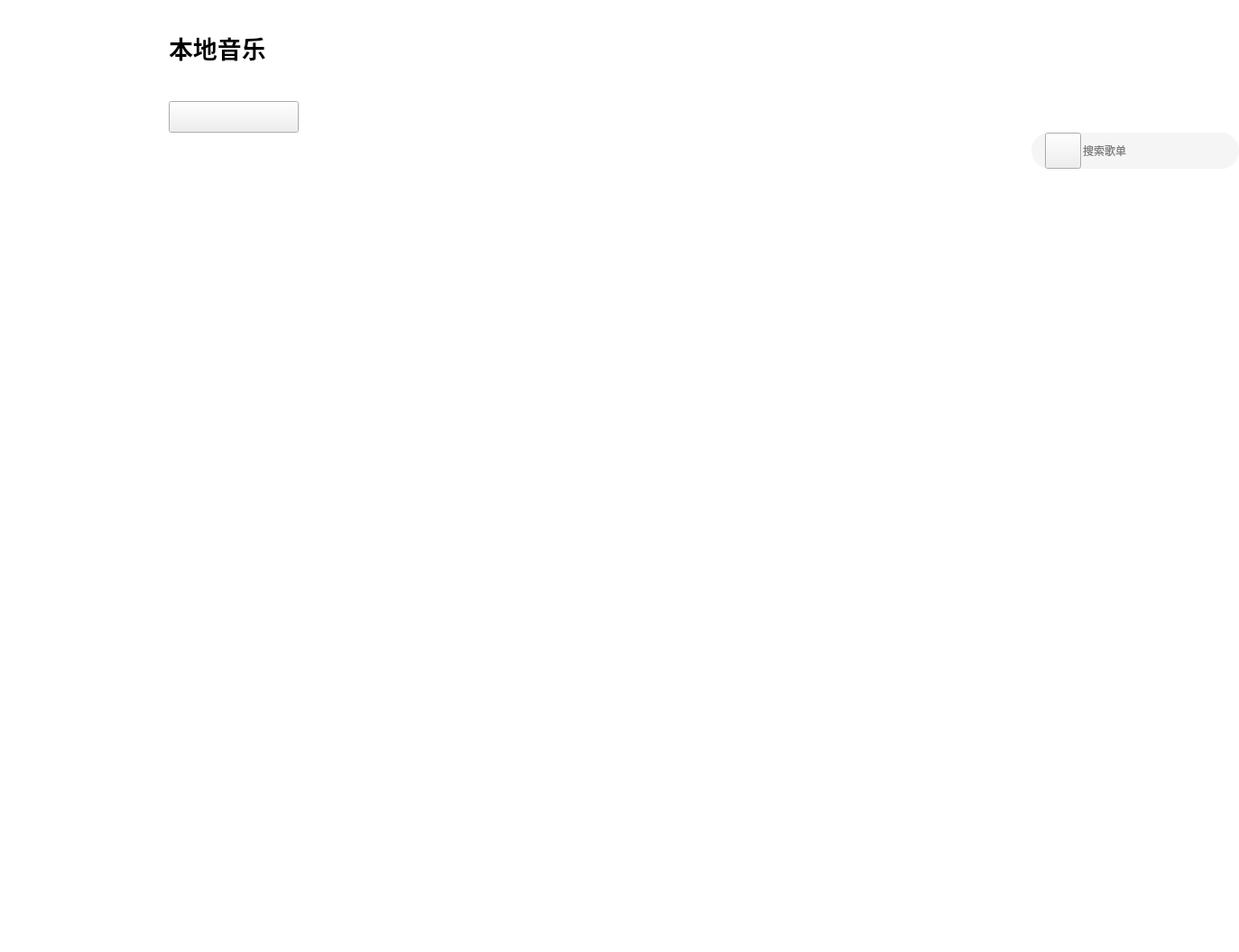
<?xml version="1.0" encoding="UTF-8"?>
<ui version="4.0">
 <class>CLocalMusicWgtClass</class>
 <widget class="QWidget" name="CLocalMusicWgtClass">
  <property name="geometry">
   <rect>
    <x>0</x>
    <y>0</y>
    <width>1373</width>
    <height>1055</height>
   </rect>
  </property>
  <property name="windowTitle">
   <string>CLocalMusicWgt</string>
  </property>
  <property name="styleSheet">
   <string notr="true">#CLocalMusicWgtClass{
	background-color:#ffffff;

}</string>
  </property>
  <layout class="QGridLayout" name="gridLayout_2">
   <property name="leftMargin">
    <number>0</number>
   </property>
   <property name="topMargin">
    <number>0</number>
   </property>
   <property name="rightMargin">
    <number>0</number>
   </property>
   <property name="bottomMargin">
    <number>0</number>
   </property>
   <property name="spacing">
    <number>0</number>
   </property>
   <item row="0" column="0">
    <layout class="QVBoxLayout" name="verticalLayout_3">
     <property name="spacing">
      <number>10</number>
     </property>
     <item>
      <layout class="QHBoxLayout" name="horizontalLayout_3">
       <property name="spacing">
        <number>0</number>
       </property>
       <item>
        <widget class="QWidget" name="leftSongImg" native="true">
         <property name="enabled">
          <bool>true</bool>
         </property>
         <property name="sizePolicy">
          <sizepolicy hsizetype="Maximum" vsizetype="Maximum">
           <horstretch>0</horstretch>
           <verstretch>0</verstretch>
          </sizepolicy>
         </property>
         <property name="minimumSize">
          <size>
           <width>187</width>
           <height>187</height>
          </size>
         </property>
         <property name="styleSheet">
          <string notr="true">#leftSongImg{	
	
	border-image: url(:/MusicPlayer/img/musicImg.png);

}</string>
         </property>
        </widget>
       </item>
       <item>
        <layout class="QVBoxLayout" name="verticalLayout_2">
         <property name="spacing">
          <number>0</number>
         </property>
         <item>
          <layout class="QVBoxLayout" name="verticalLayout">
           <property name="spacing">
            <number>7</number>
           </property>
           <item>
            <widget class="QLabel" name="localLabel">
             <property name="font">
              <font>
               <pointsize>20</pointsize>
               <weight>75</weight>
               <bold>true</bold>
              </font>
             </property>
             <property name="styleSheet">
              <string notr="true"/>
             </property>
             <property name="text">
              <string>本地音乐</string>
             </property>
            </widget>
           </item>
           <item>
            <widget class="QPushButton" name="addSongBtn">
             <property name="sizePolicy">
              <sizepolicy hsizetype="Maximum" vsizetype="Maximum">
               <horstretch>0</horstretch>
               <verstretch>0</verstretch>
              </sizepolicy>
             </property>
             <property name="minimumSize">
              <size>
               <width>144</width>
               <height>35</height>
              </size>
             </property>
             <property name="styleSheet">
              <string notr="true">#addSongBtn{
	border-image: url(:/MusicPlayer/img/addFile.png);
}
#addSongBtn:hover{
	border-image: url(:/MusicPlayer/img/addFile_hover.png);
}</string>
             </property>
             <property name="text">
              <string/>
             </property>
            </widget>
           </item>
          </layout>
         </item>
         <item>
          <layout class="QHBoxLayout" name="horizontalLayout_2">
           <property name="spacing">
            <number>0</number>
           </property>
           <item>
            <spacer name="horizontalSpacer">
             <property name="orientation">
              <enum>Qt::Horizontal</enum>
             </property>
             <property name="sizeHint" stdset="0">
              <size>
               <width>888</width>
               <height>20</height>
              </size>
             </property>
            </spacer>
           </item>
           <item>
            <widget class="QWidget" name="searchWgt" native="true">
             <property name="sizePolicy">
              <sizepolicy hsizetype="Maximum" vsizetype="Maximum">
               <horstretch>0</horstretch>
               <verstretch>0</verstretch>
              </sizepolicy>
             </property>
             <property name="minimumSize">
              <size>
               <width>230</width>
               <height>31</height>
              </size>
             </property>
             <property name="styleSheet">
              <string notr="true">#searchWgt{
	border-radius:20%;
	background-color:#f5f5f5;
}
#searchWgt:hover{
	background-color:#ffffff;
}</string>
             </property>
             <layout class="QGridLayout" name="gridLayout">
              <property name="leftMargin">
               <number>0</number>
              </property>
              <property name="topMargin">
               <number>0</number>
              </property>
              <property name="rightMargin">
               <number>0</number>
              </property>
              <property name="bottomMargin">
               <number>0</number>
              </property>
              <property name="spacing">
               <number>0</number>
              </property>
              <item row="0" column="0">
               <layout class="QHBoxLayout" name="horizontalLayout">
                <property name="spacing">
                 <number>0</number>
                </property>
                <item>
                 <widget class="QPushButton" name="searchBtn">
                  <property name="sizePolicy">
                   <sizepolicy hsizetype="Maximum" vsizetype="Fixed">
                    <horstretch>0</horstretch>
                    <verstretch>0</verstretch>
                   </sizepolicy>
                  </property>
                  <property name="minimumSize">
                   <size>
                    <width>38</width>
                    <height>40</height>
                   </size>
                  </property>
                  <property name="styleSheet">
                   <string notr="true">#searchBtn{
	border-image: url(:/MusicPlayer/img/search.png);
}

</string>
                  </property>
                  <property name="text">
                   <string/>
                  </property>
                 </widget>
                </item>
                <item>
                 <widget class="QLineEdit" name="searchEdit">
                  <property name="sizePolicy">
                   <sizepolicy hsizetype="Maximum" vsizetype="Fixed">
                    <horstretch>0</horstretch>
                    <verstretch>0</verstretch>
                   </sizepolicy>
                  </property>
                  <property name="minimumSize">
                   <size>
                    <width>160</width>
                    <height>40</height>
                   </size>
                  </property>
                  <property name="maximumSize">
                   <size>
                    <width>160</width>
                    <height>16777215</height>
                   </size>
                  </property>
                  <property name="styleSheet">
                   <string notr="true">#searchEdit{
	border:none;
	background-color:#f5f5f5;

}

#searchEdit:hover{
	border:none;
	background-color:#ffffff;

}</string>
                  </property>
                  <property name="placeholderText">
                   <string>搜索歌单</string>
                  </property>
                 </widget>
                </item>
               </layout>
              </item>
             </layout>
            </widget>
           </item>
          </layout>
         </item>
        </layout>
       </item>
      </layout>
     </item>
     <item>
      <widget class="QTableView" name="musicView">
       <property name="minimumSize">
        <size>
         <width>0</width>
         <height>0</height>
        </size>
       </property>
       <property name="styleSheet">
        <string notr="true">#musicView{
	border:none;

    gridline-color: black;                              /*表格内框颜色*/
              /*表格内背景色*/
    alternate-background-color: #f5f5f5;
    selection-color: white;                             /*选中区域的文字颜色*/
    selection-background-color: rgb(77, 77, 77);        /*选中区域的背景色*/
	font-size:14pt;
}



</string>
       </property>
       <property name="frameShape">
        <enum>QFrame::NoFrame</enum>
       </property>
       <property name="editTriggers">
        <set>QAbstractItemView::NoEditTriggers</set>
       </property>
      </widget>
     </item>
    </layout>
   </item>
  </layout>
 </widget>
 <layoutdefault spacing="6" margin="11"/>
 <resources>
  <include location="MusicPlayer.qrc"/>
 </resources>
 <connections/>
</ui>
